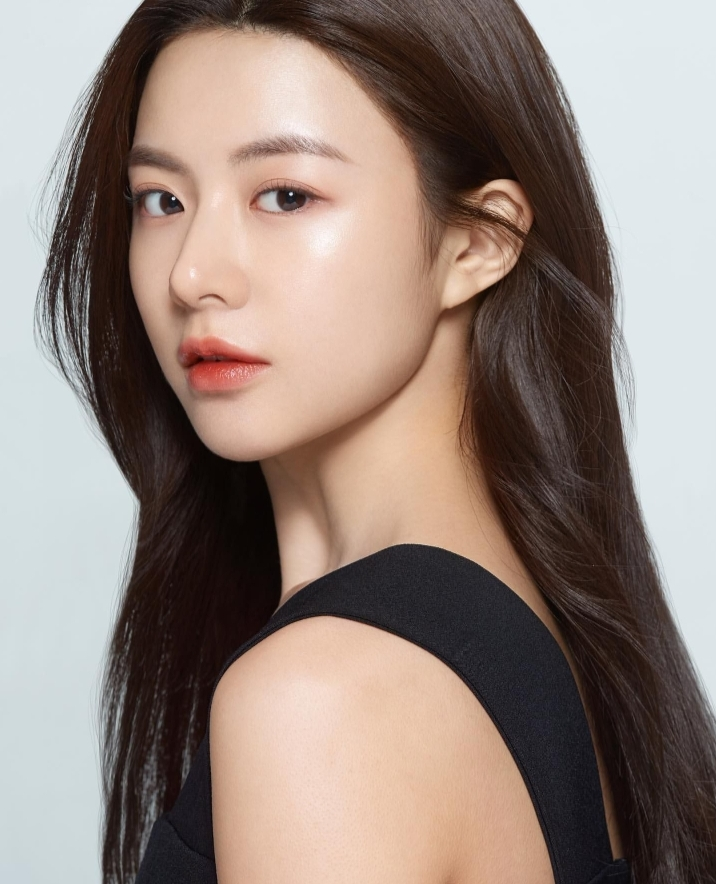
#> input picture image.jpeg, 716 x 884 px
$ python FilterUnsharpMasking.py
#> lines starting #> are read from the running program, lines starting #| are printed output that depends on the picture
import cv2
import numpy as np

# Load an image
img = cv2.imread('image.jpeg')
#> img is the input picture: shape (884, 716, 3); mean B, G, R 122.8, 130.9, 146.7

# Convert the image to grayscale
gray_img = cv2.cvtColor(img, cv2.COLOR_BGR2GRAY)
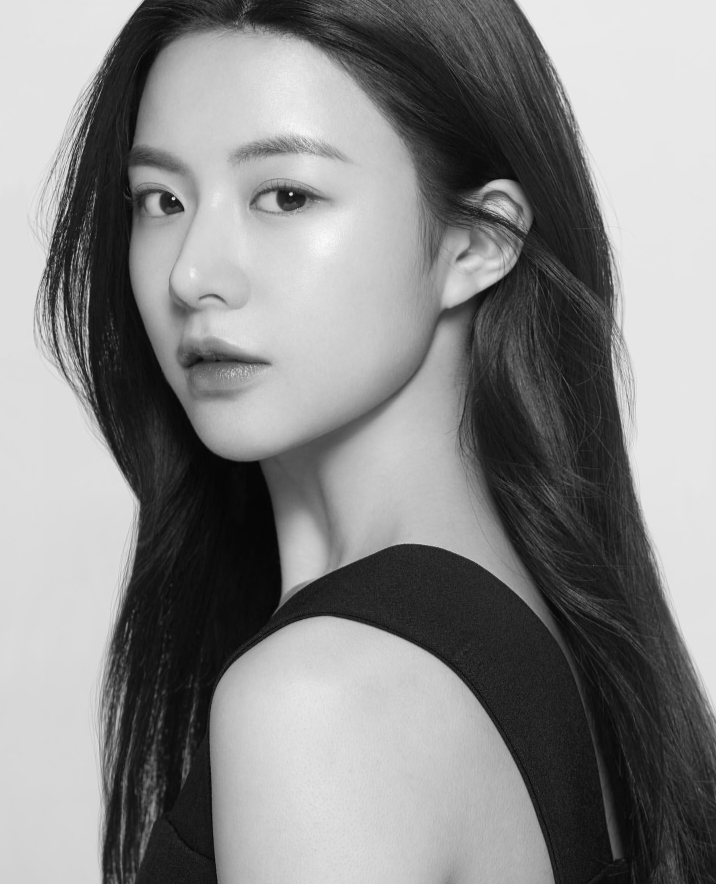
#> gray_img: shape (884, 716); min 4, max 251, mean 134.7

# Apply Gaussian blur to the grayscale image
blurred_img = cv2.GaussianBlur(gray_img, (5, 5), 0)

# Subtract the blurred image from the grayscale image to get the mask
mask = cv2.subtract(gray_img, blurred_img)
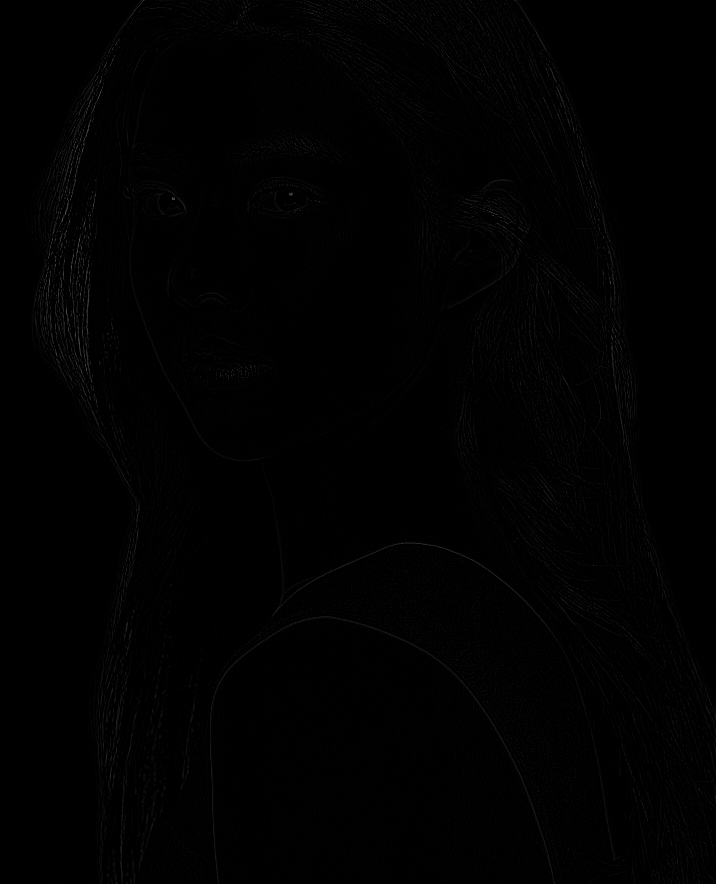
#> mask: shape (884, 716); min 0, max 93, mean 1.2

# Scale the mask to a range of 0 to 255
mask = cv2.normalize(mask, None, 0, 255, cv2.NORM_MINMAX)

# Add the scaled mask to the original image
unsharp_masked = cv2.addWeighted(img, 1.5, cv2.cvtColor(mask, cv2.COLOR_GRAY2BGR), -0.5, 0)
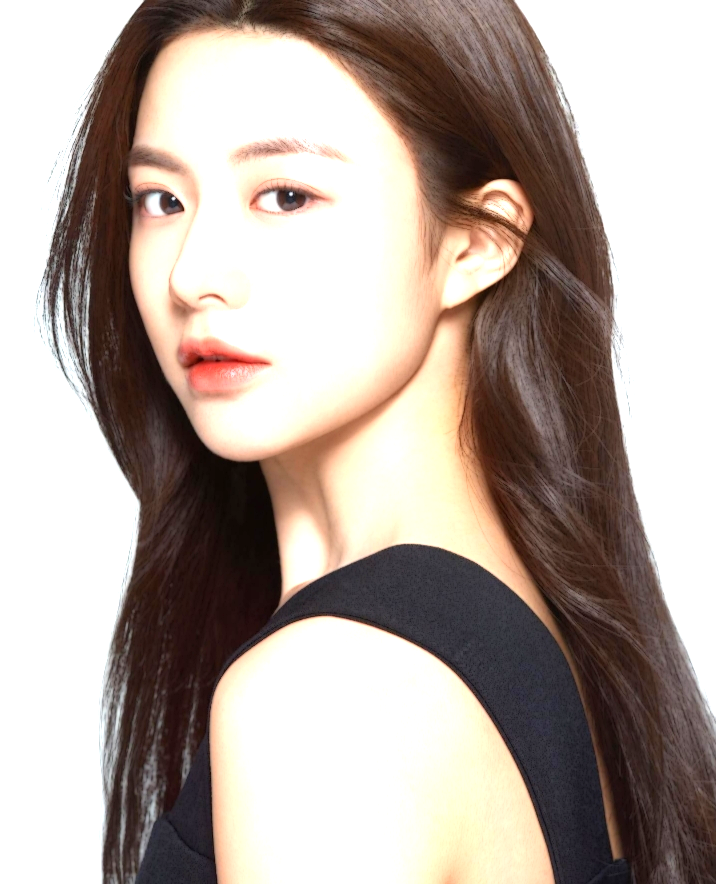
#> unsharp_masked: shape (884, 716, 3); mean B, G, R 158.7, 166.3, 178.7

# Display the original and unsharp masked images
cv2.imshow('Original', img)
cv2.imshow('Unsharp Masked', unsharp_masked)
cv2.waitKey(0)
cv2.destroyAllWindows()
